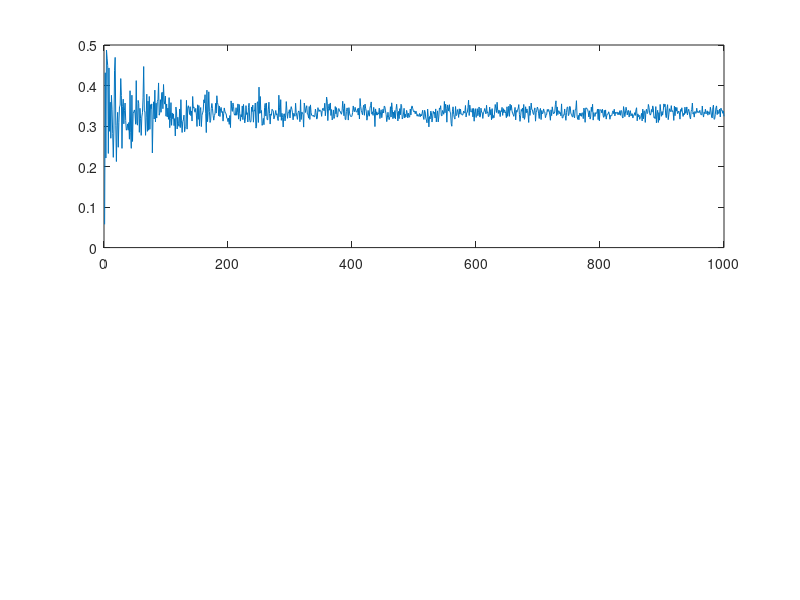

This chart was generated by the following MATLAB code: (Note: this script raises an error after producing the figure.)
% Q3
clear all; clc
n = 1000;
fx = zeros(1,n);
fc = zeros(1,n);
ux = zeros(1,n);
uc = zeros(1,n);
for i = 1:n
    for j = 1:i
        x = rand();
        fx(j) = x^2;
        fc(j) = cos(pi*x);
    end
    ux(i) = sum(fx)/i;
    uc(i) = sum(fc)/i;
end
figure;
subplot(2,1,1);
t = linspace(1,1000,1000);
plot(t, ux);
hold on
yline(1/3, 'r');
hold off
xlabel('# of trials');
ylabel('Estimate');
title('Monte Carlo Analysis for x^2');
legend({'x^2' '1/3'});

subplot(2,1,2);
t = linspace(1,1000,1000);
plot(t, uc);
hold on
yline(0,'r');
hold off
xlabel('# of Trials');
ylabel('Estimate');
title('Monte Carlo Analysis for cos(pi*x)');
legend({'cos(pi*x)' '0'});